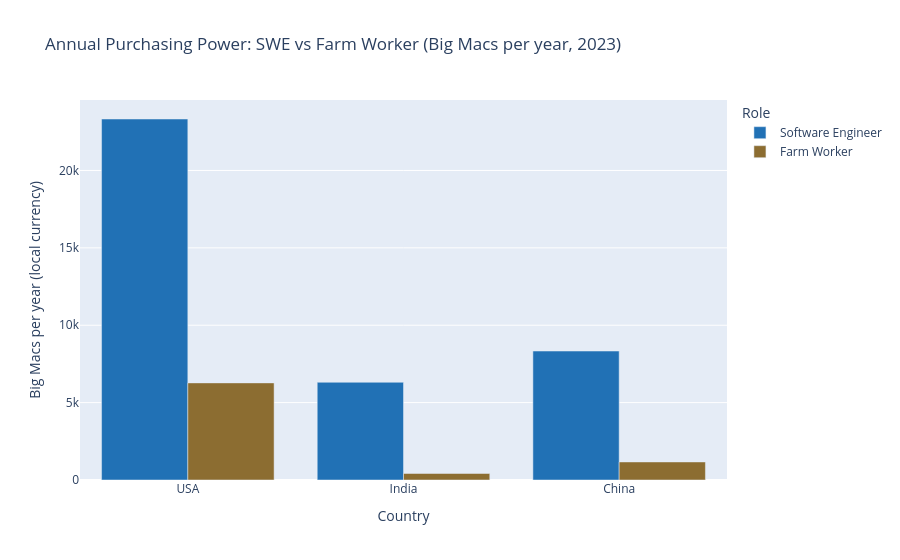

This figure's notebook cell:
### Code cell
farm = mid[mid['role'] == 'farm_worker'][['country', 'median_salary_local']].rename(
    columns={'median_salary_local': 'farm_salary'}
)
compare = pp[['country', 'annual_salary_local']].merge(farm, on='country')
compare['swe_bm'] = compare.apply(lambda r: int(r['annual_salary_local'] / COST_DATA[r['country']]['big_mac_local']), axis=1)
compare['farm_bm'] = compare.apply(lambda r: int(r['farm_salary'] / COST_DATA[r['country']]['big_mac_local']), axis=1)
long = pd.melt(compare[['country', 'swe_bm', 'farm_bm']], id_vars='country',
               value_vars=['swe_bm', 'farm_bm'],
               var_name='role', value_name='big_macs')
long['role'] = long['role'].map({'swe_bm': 'Software Engineer', 'farm_bm': 'Farm Worker'})

fig3 = px.bar(
    long, x='country', y='big_macs', color='role',
    barmode='group',
    color_discrete_sequence=['#2171b5', '#8c6d31'],
    title='Annual Purchasing Power: SWE vs Farm Worker (Big Macs per year, 2023)',
    labels={'big_macs': 'Big Macs per year (local currency)', 'country': 'Country', 'role': 'Role'},
)
fig3.show()

### Figure 1 — Plotly figure (JSON) as saved in the notebook; plotly's stock layout.template omitted (floating-point values rounded to 4 significant figures)
{"data": [{"alignmentgroup": "True", "hovertemplate": "Role=Software Engineer<br>Country=%{x}<br>Big Macs per year (local currency)=%{y}<extra></extra>", "legendgroup": "Software Engineer", "marker": {"color": "#2171b5", "pattern": {"shape": ""}}, "name": "Software Engineer", "offsetgroup": "Software Engineer", "orientation": "v", "showlegend": true, "textposition": "auto", "type": "bar", "x": ["USA", "India", "China"], "xaxis": "x", "y": [23326, 6315, 8333], "yaxis": "y"}, {"alignmentgroup": "True", "hovertemplate": "Role=Farm Worker<br>Country=%{x}<br>Big Macs per year (local currency)=%{y}<extra></extra>", "legendgroup": "Farm Worker", "marker": {"color": "#8c6d31", "pattern": {"shape": ""}}, "name": "Farm Worker", "offsetgroup": "Farm Worker", "orientation": "v", "showlegend": true, "textposition": "auto", "type": "bar", "x": ["USA", "India", "China"], "xaxis": "x", "y": [6275, 421, 1166], "yaxis": "y"}], "layout": {"barmode": "group", "legend": {"title": {"text": "Role"}, "tracegroupgap": 0}, "title": {"text": "Annual Purchasing Power: SWE vs Farm Worker (Big Macs per year, 2023)"}, "xaxis": {"anchor": "y", "domain": [0.0, 1.0], "title": {"text": "Country"}}, "yaxis": {"anchor": "x", "domain": [0.0, 1.0], "title": {"text": "Big Macs per year (local currency)"}}}}
